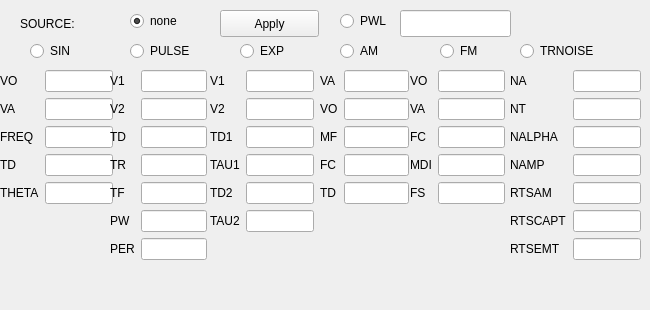
    <widget class="QWidget" name="tab_4">
     <attribute name="title">
      <string>Time Dependant</string>
     </attribute>
     <widget class="QRadioButton" name="radioButtonSIN">
      <property name="geometry">
       <rect>
        <x>30</x>
        <y>40</y>
        <width>61</width>
        <height>22</height>
       </rect>
      </property>
      <property name="text">
       <string>SIN</string>
      </property>
     </widget>
     <widget class="QRadioButton" name="radioButtonPULSE">
      <property name="geometry">
       <rect>
        <x>130</x>
        <y>40</y>
        <width>94</width>
        <height>22</height>
       </rect>
      </property>
      <property name="text">
       <string>PULSE</string>
      </property>
     </widget>
     <widget class="QRadioButton" name="radioButtonEXP">
      <property name="geometry">
       <rect>
        <x>240</x>
        <y>40</y>
        <width>71</width>
        <height>22</height>
       </rect>
      </property>
      <property name="text">
       <string>EXP</string>
      </property>
     </widget>
     <widget class="QRadioButton" name="radioButtonPWL">
      <property name="geometry">
       <rect>
        <x>340</x>
        <y>10</y>
        <width>71</width>
        <height>22</height>
       </rect>
      </property>
      <property name="text">
       <string>PWL</string>
      </property>
     </widget>
     <widget class="QRadioButton" name="radioButtonAM">
      <property name="geometry">
       <rect>
        <x>340</x>
        <y>40</y>
        <width>71</width>
        <height>22</height>
       </rect>
      </property>
      <property name="text">
       <string>AM</string>
      </property>
     </widget>
     <widget class="QRadioButton" name="radioButtonFM">
      <property name="geometry">
       <rect>
        <x>440</x>
        <y>40</y>
        <width>71</width>
        <height>22</height>
       </rect>
      </property>
      <property name="text">
       <string>FM</string>
      </property>
     </widget>
     <widget class="QRadioButton" name="radioButtonNOISE">
      <property name="geometry">
       <rect>
        <x>520</x>
        <y>40</y>
        <width>91</width>
        <height>22</height>
       </rect>
      </property>
      <property name="text">
       <string>TRNOISE</string>
      </property>
     </widget>
     <widget class="QRadioButton" name="radioButtonNONE">
      <property name="geometry">
       <rect>
        <x>130</x>
        <y>10</y>
        <width>91</width>
        <height>22</height>
       </rect>
      </property>
      <property name="text">
       <string>none</string>
      </property>
      <property name="checked">
       <bool>true</bool>
      </property>
     </widget>
     <widget class="QPushButton" name="pushButtonApply2">
      <property name="geometry">
       <rect>
        <x>220</x>
        <y>10</y>
        <width>99</width>
        <height>27</height>
       </rect>
      </property>
      <property name="text">
       <string>Apply</string>
      </property>
     </widget>
     <widget class="QWidget" name="layoutWidget">
      <property name="geometry">
       <rect>
        <x>0</x>
        <y>70</y>
        <width>113</width>
        <height>171</height>
       </rect>
      </property>
      <layout class="QFormLayout" name="formLayout_3">
       <item row="0" column="0">
        <widget class="QLabel" name="label_12">
         <property name="text">
          <string>VO</string>
         </property>
        </widget>
       </item>
       <item row="0" column="1">
        <widget class="QLineEdit" name="lineEditSIN_VO"/>
       </item>
       <item row="1" column="0">
        <widget class="QLabel" name="label_13">
         <property name="text">
          <string>VA</string>
         </property>
        </widget>
       </item>
       <item row="1" column="1">
        <widget class="QLineEdit" name="lineEditSIN_VA"/>
       </item>
       <item row="2" column="0">
        <widget class="QLabel" name="label_23">
         <property name="text">
          <string>FREQ</string>
         </property>
        </widget>
       </item>
       <item row="2" column="1">
        <widget class="QLineEdit" name="lineEditSIN_FREQ"/>
       </item>
       <item row="3" column="0">
        <widget class="QLabel" name="label_24">
         <property name="text">
          <string>TD</string>
         </property>
        </widget>
       </item>
       <item row="3" column="1">
        <widget class="QLineEdit" name="lineEditSIN_TD"/>
       </item>
       <item row="4" column="0">
        <widget class="QLabel" name="label_25">
         <property name="text">
          <string>THETA</string>
         </property>
        </widget>
       </item>
       <item row="4" column="1">
        <widget class="QLineEdit" name="lineEditSIN_THETA"/>
       </item>
      </layout>
     </widget>
     <widget class="QWidget" name="layoutWidget">
      <property name="geometry">
       <rect>
        <x>110</x>
        <y>70</y>
        <width>97</width>
        <height>231</height>
       </rect>
      </property>
      <layout class="QFormLayout" name="formLayout_6">
       <item row="0" column="0">
        <widget class="QLabel" name="label_26">
         <property name="text">
          <string>V1</string>
         </property>
        </widget>
       </item>
       <item row="0" column="1">
        <widget class="QLineEdit" name="lineEditPULSE_V1"/>
       </item>
       <item row="1" column="0">
        <widget class="QLabel" name="label_27">
         <property name="text">
          <string>V2</string>
         </property>
        </widget>
       </item>
       <item row="1" column="1">
        <widget class="QLineEdit" name="lineEditPULSE_V2"/>
       </item>
       <item row="2" column="0">
        <widget class="QLabel" name="label_28">
         <property name="text">
          <string>TD</string>
         </property>
        </widget>
       </item>
       <item row="2" column="1">
        <widget class="QLineEdit" name="lineEditPULSE_TD"/>
       </item>
       <item row="3" column="0">
        <widget class="QLabel" name="label_29">
         <property name="text">
          <string>TR</string>
         </property>
        </widget>
       </item>
       <item row="3" column="1">
        <widget class="QLineEdit" name="lineEditPULSE_TR"/>
       </item>
       <item row="4" column="0">
        <widget class="QLabel" name="label_30">
         <property name="text">
          <string>TF</string>
         </property>
        </widget>
       </item>
       <item row="4" column="1">
        <widget class="QLineEdit" name="lineEditPULSE_TF"/>
       </item>
       <item row="5" column="0">
        <widget class="QLabel" name="label_31">
         <property name="text">
          <string>PW</string>
         </property>
        </widget>
       </item>
       <item row="5" column="1">
        <widget class="QLineEdit" name="lineEditPULSE_PW"/>
       </item>
       <item row="6" column="0">
        <widget class="QLabel" name="label_32">
         <property name="text">
          <string>PER</string>
         </property>
        </widget>
       </item>
       <item row="6" column="1">
        <widget class="QLineEdit" name="lineEditPULSE_PER"/>
       </item>
      </layout>
     </widget>
     <widget class="QLineEdit" name="lineEditPWL">
      <property name="geometry">
       <rect>
        <x>400</x>
        <y>10</y>
        <width>111</width>
        <height>27</height>
       </rect>
      </property>
     </widget>
     <widget class="QWidget" name="layoutWidget_4">
      <property name="geometry">
       <rect>
        <x>410</x>
        <y>70</y>
        <width>95</width>
        <height>190</height>
       </rect>
      </property>
      <layout class="QFormLayout" name="formLayout_9">
       <property name="fieldGrowthPolicy">
        <enum>QFormLayout::AllNonFixedFieldsGrow</enum>
       </property>
       <item row="1" column="1">
        <widget class="QLineEdit" name="lineEditFM_VA"/>
       </item>
       <item row="1" column="0">
        <widget class="QLabel" name="label_44">
         <property name="text">
          <string>VA</string>
         </property>
        </widget>
       </item>
       <item row="0" column="0">
        <widget class="QLabel" name="label_45">
         <property name="text">
          <string>VO</string>
         </property>
        </widget>
       </item>
       <item row="0" column="1">
        <widget class="QLineEdit" name="lineEditFM_VO"/>
       </item>
       <item row="2" column="0">
        <widget class="QLabel" name="label_46">
         <property name="text">
          <string>FC</string>
         </property>
        </widget>
       </item>
       <item row="2" column="1">
        <widget class="QLineEdit" name="lineEditFM_FC"/>
       </item>
       <item row="3" column="1">
        <widget class="QLineEdit" name="lineEditFM_MDI"/>
       </item>
       <item row="3" column="0">
        <widget class="QLabel" name="label_47">
         <property name="text">
          <string>MDI</string>
         </property>
        </widget>
       </item>
       <item row="4" column="0">
        <widget class="QLabel" name="label_48">
         <property name="text">
          <string>FS</string>
         </property>
        </widget>
       </item>
       <item row="4" column="1">
        <widget class="QLineEdit" name="lineEditFM_FS"/>
       </item>
      </layout>
     </widget>
     <widget class="QLabel" name="labelSOURCE">
      <property name="geometry">
       <rect>
        <x>20</x>
        <y>10</y>
        <width>91</width>
        <height>27</height>
       </rect>
      </property>
      <property name="text">
       <string>SOURCE:</string>
      </property>
     </widget>
     <widget class="QWidget" name="layoutWidget">
      <property name="geometry">
       <rect>
        <x>210</x>
        <y>70</y>
        <width>104</width>
        <height>194</height>
       </rect>
      </property>
      <layout class="QFormLayout" name="formLayout_7">
       <item row="0" column="0">
        <widget class="QLabel" name="label_33">
         <property name="text">
          <string>V1</string>
         </property>
        </widget>
       </item>
       <item row="0" column="1">
        <widget class="QLineEdit" name="lineEditEXP_V1"/>
       </item>
       <item row="1" column="0">
        <widget class="QLabel" name="label_34">
         <property name="text">
          <string>V2</string>
         </property>
        </widget>
       </item>
       <item row="1" column="1">
        <widget class="QLineEdit" name="lineEditEXP_V2"/>
       </item>
       <item row="2" column="0">
        <widget class="QLabel" name="label_35">
         <property name="text">
          <string>TD1</string>
         </property>
        </widget>
       </item>
       <item row="2" column="1">
        <widget class="QLineEdit" name="lineEditEXP_TD1"/>
       </item>
       <item row="3" column="0">
        <widget class="QLabel" name="label_36">
         <property name="text">
          <string>TAU1</string>
         </property>
        </widget>
       </item>
       <item row="3" column="1">
        <widget class="QLineEdit" name="lineEditEXP_TAU1"/>
       </item>
       <item row="4" column="0">
        <widget class="QLabel" name="label_38">
         <property name="text">
          <string>TD2</string>
         </property>
        </widget>
       </item>
       <item row="4" column="1">
        <widget class="QLineEdit" name="lineEditEXP_TD2"/>
       </item>
       <item row="5" column="0">
        <widget class="QLabel" name="label_37">
         <property name="text">
          <string>TAU2</string>
         </property>
        </widget>
       </item>
       <item row="5" column="1">
        <widget class="QLineEdit" name="lineEditEXP_TAU2"/>
       </item>
      </layout>
     </widget>
     <widget class="QWidget" name="layoutWidget">
      <property name="geometry">
       <rect>
        <x>320</x>
        <y>70</y>
        <width>89</width>
        <height>161</height>
       </rect>
      </property>
      <layout class="QFormLayout" name="formLayout_8">
       <item row="0" column="0">
        <widget class="QLabel" name="label_39">
         <property name="text">
          <string>VA</string>
         </property>
        </widget>
       </item>
       <item row="0" column="1">
        <widget class="QLineEdit" name="lineEditAM_VA"/>
       </item>
       <item row="1" column="0">
        <widget class="QLabel" name="label_40">
         <property name="text">
          <string>VO</string>
         </property>
        </widget>
       </item>
       <item row="1" column="1">
        <widget class="QLineEdit" name="lineEditAM_VO"/>
       </item>
       <item row="2" column="0">
        <widget class="QLabel" name="label_41">
         <property name="text">
          <string>MF</string>
         </property>
        </widget>
       </item>
       <item row="2" column="1">
        <widget class="QLineEdit" name="lineEditAM_MF"/>
       </item>
       <item row="3" column="0">
        <widget class="QLabel" name="label_42">
         <property name="text">
          <string>FC</string>
         </property>
        </widget>
       </item>
       <item row="3" column="1">
        <widget class="QLineEdit" name="lineEditAM_FC"/>
       </item>
       <item row="4" column="0">
        <widget class="QLabel" name="label_43">
         <property name="text">
          <string>TD</string>
         </property>
        </widget>
       </item>
       <item row="4" column="1">
        <widget class="QLineEdit" name="lineEditAM_TD"/>
       </item>
      </layout>
     </widget>
     <widget class="QWidget" name="layoutWidget">
      <property name="geometry">
       <rect>
        <x>510</x>
        <y>70</y>
        <width>131</width>
        <height>227</height>
       </rect>
      </property>
      <layout class="QFormLayout" name="formLayout_10">
       <item row="0" column="0">
        <widget class="QLabel" name="label_49">
         <property name="text">
          <string>NA</string>
         </property>
        </widget>
       </item>
       <item row="0" column="1">
        <widget class="QLineEdit" name="lineEditNOISE_NA"/>
       </item>
       <item row="1" column="0">
        <widget class="QLabel" name="label_50">
         <property name="text">
          <string>NT</string>
         </property>
        </widget>
       </item>
       <item row="1" column="1">
        <widget class="QLineEdit" name="lineEditNOISE_NT"/>
       </item>
       <item row="2" column="0">
        <widget class="QLabel" name="label_51">
         <property name="text">
          <string>NALPHA</string>
         </property>
        </widget>
       </item>
       <item row="2" column="1">
        <widget class="QLineEdit" name="lineEditNOISE_NALPHA"/>
       </item>
       <item row="3" column="0">
        <widget class="QLabel" name="label_52">
         <property name="text">
          <string>NAMP</string>
         </property>
        </widget>
       </item>
       <item row="3" column="1">
        <widget class="QLineEdit" name="lineEditNOISE_NAMP"/>
       </item>
       <item row="4" column="0">
        <widget class="QLabel" name="label_53">
         <property name="text">
          <string>RTSAM</string>
         </property>
        </widget>
       </item>
       <item row="4" column="1">
        <widget class="QLineEdit" name="lineEditNOISE_RTSAM"/>
       </item>
       <item row="5" column="0">
        <widget class="QLabel" name="label_54">
         <property name="text">
          <string>RTSCAPT</string>
         </property>
        </widget>
       </item>
       <item row="5" column="1">
        <widget class="QLineEdit" name="lineEditNOISE_RTSCAPT"/>
       </item>
       <item row="6" column="0">
        <widget class="QLabel" name="label_55">
         <property name="text">
          <string>RTSEMT</string>
         </property>
        </widget>
       </item>
       <item row="6" column="1">
        <widget class="QLineEdit" name="lineEditNOISE_RTSEMT"/>
       </item>
      </layout>
     </widget>
    </widget>
